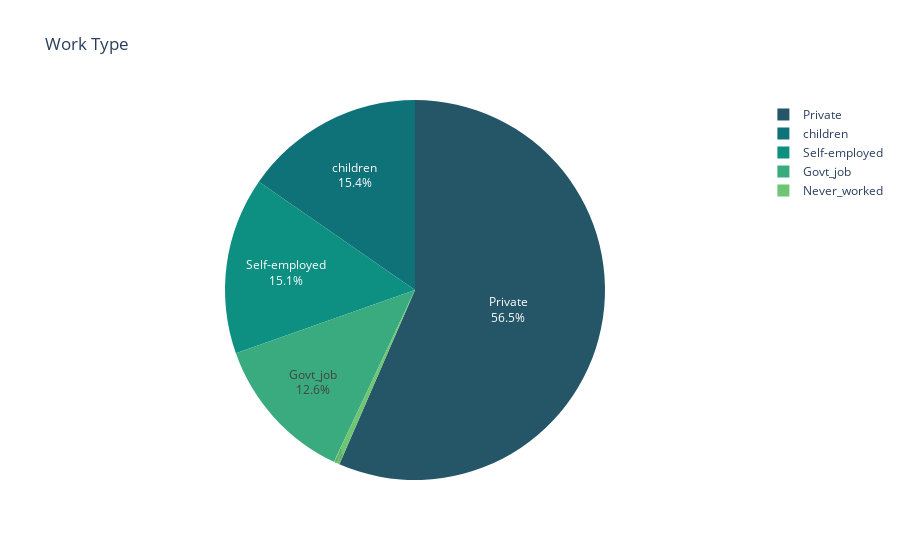

The notebook cell this image was saved under:
### Markdown cell above
#### + Loại công việc

### Code cell
work_types = dict(df['work_type'].value_counts())
fig = px.pie(names = work_types.keys(),values = work_types.values(),title = 'Work Type',color_discrete_sequence=px.colors.sequential.Aggrnyl)
fig.update_traces(textposition='inside', textinfo='percent+label')

### Figure 1 — Plotly figure (JSON) as saved in the notebook; plotly's stock layout.template omitted (floating-point values rounded to 4 significant figures)
{"data": [{"domain": {"x": [0, 1], "y": [0, 1]}, "hovertemplate": "label=%{label}<br>value=%{value}<extra></extra>", "labels": ["Private", "children", "Self-employed", "Govt_job", "Never_worked"], "legendgroup": "", "name": "", "showlegend": true, "textinfo": "percent+label", "textposition": "inside", "type": "pie", "values": [2481, 674, 661, 552, 22]}], "layout": {"legend": {"tracegroupgap": 0}, "piecolorway": ["rgb(36, 86, 104)", "rgb(15, 114, 121)", "rgb(13, 143, 129)", "rgb(57, 171, 126)", "rgb(110, 197, 116)", "rgb(169, 220, 103)", "rgb(237, 239, 93)"], "title": {"text": "Work Type"}}}
